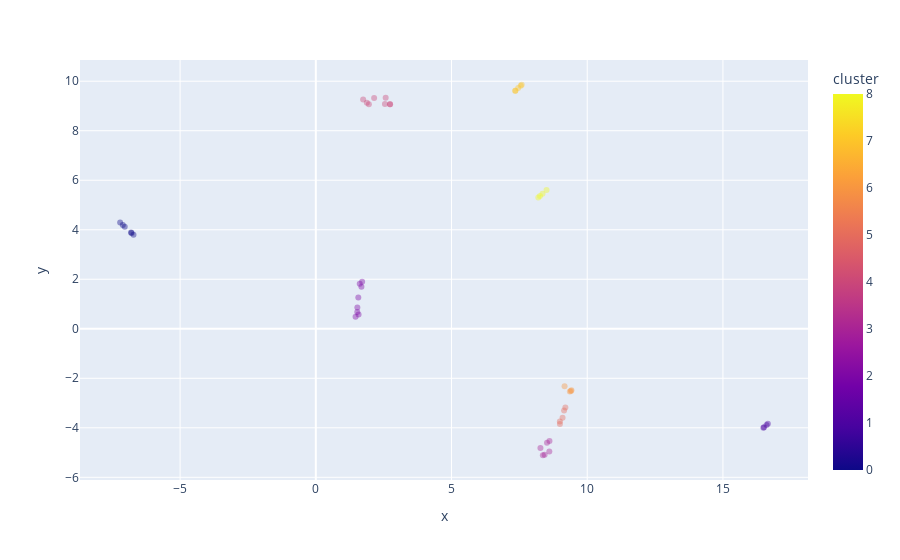

Write notebook code for a chart like this one.
### Code cell
# Create a sample DataFrame
df = influence_metrics_final

# Run UmapHdbscanBokeh
ca = ClusterAnalysis(df, n_neighbors=4, min_cluster_size=3, min_dist=0.001)
ca.run()

### Figure 1 — Plotly figure (JSON) as saved in the notebook; plotly's stock layout.template omitted (floating-point values rounded to 4 significant figures)
{"data": [{"hovertemplate": "<b>%{hovertext}</b><br><br>x=%{x}<br>y=%{y}<br>cluster=%{marker.color}<extra></extra>", "hovertext": ["CNN Breaking News", "CNN", "Twitter", "The New York Times", "Barack Obama", "ESPN", "BBC Breaking News", "YouTube", "NASA", "Lady Gaga", "Real Madrid C.F.", "Jimmy Fallon", "Ellen DeGeneres", "Britney Spears 🌹🚀", "Taylor Swift", "Narendra Modi", "Oprah Winfrey", "NBA", "Demi Lovato", "KATY PERRY", "LeBron James", "Selena Gomez", "Donald J. Trump", "Kim Kardashian", "SportsCenter", "Justin Timberlake", "Drizzy", "Justin Bieber", "Akshay Kumar", "Elon Musk", "Shakira", "Bill Gates", "Virat Kohli", "Rihanna", "jlo", "FC Barcelona", "Bruno Mars", "Shah Rukh Khan", "Niall Horan", "Salman Khan", "Amitabh Bachchan", "Cristiano Ronaldo", "Neymar Jr", "Kylie Jenner", "Miley Cyrus", "방탄소년단", "Premier League", "PMO India", "UEFA Champions League", "BTS_official"], "legendgroup": "", "marker": {"color": [0, 0, 8, 0, 7, 2, 0, 8, 2, 6, 2, 1, 0, 8, 1, 1, 7, 0, 5, 5, 5, 3, 3, 7, 2, 5, 5, 4, 4, 3, 3, 4, 4, 8, 3, 2, 6, 6, 4, 4, 7, 4, 1, 6, 7, 3, 2, 2, 2, 4], "coloraxis": "coloraxis", "opacity": 0.4, "symbol": "circle"}, "mode": "markers", "name": "", "orientation": "v", "showlegend": false, "type": "scatter", "x": [-6.718, -6.808, 8.353, -6.789, 7.55, 1.565, -7.209, 8.501, 1.707, 9.166, 1.575, 16.49, -7.04, 8.196, 16.61, 16.51, 7.352, -7.11, 9.195, 8.992, 8.994, 8.43, 8.519, 7.349, 1.53, 9.147, 9.091, 2.574, 2.546, 8.366, 8.604, 2.73, 2.738, 8.26, 8.276, 1.465, 9.399, 9.418, 1.744, 1.955, 7.456, 1.881, 16.65, 9.361, 7.585, 8.609, 1.68, 1.619, 1.528, 2.149], "xaxis": "x", "y": [3.801, 3.891, 5.458, 3.872, 9.82, 1.261, 4.297, 5.606, 1.895, -2.324, 0.5761, -4.003, 4.121, 5.303, -3.886, -3.979, 9.617, 4.194, -3.184, -3.75, -3.85, -5.087, -4.609, 9.615, 0.8552, -3.3, -3.599, 9.336, 9.078, -5.109, -4.961, 9.066, 9.073, 5.365, -4.816, 0.4893, -2.51, -2.484, 9.262, 9.068, 9.723, 9.132, -3.838, -2.534, 9.857, -4.534, 1.695, 1.816, 0.6789, 9.325], "yaxis": "y"}], "layout": {"autosize": true, "coloraxis": {"colorbar": {"title": {"text": "cluster"}}, "colorscale": [[0, "#0d0887"], [0.1111, "#46039f"], [0.2222, "#7201a8"], [0.3333, "#9c179e"], [0.4444, "#bd3786"], [0.5556, "#d8576b"], [0.6667, "#ed7953"], [0.7778, "#fb9f3a"], [0.8889, "#fdca26"], [1, "#f0f921"]]}, "legend": {"tracegroupgap": 0}, "margin": {"t": 60}, "xaxis": {"anchor": "y", "autorange": true, "domain": [0, 1], "range": [-8.657, 18.1], "title": {"text": "x"}, "type": "linear"}, "yaxis": {"anchor": "x", "autorange": true, "domain": [0, 1], "range": [-6.268, 11.02], "title": {"text": "y"}, "type": "linear"}}}
